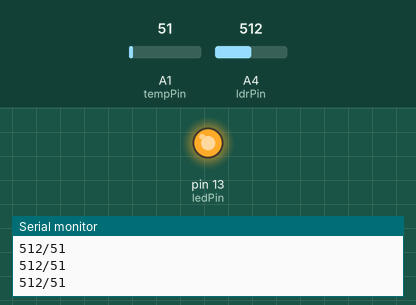
A sketch run on a simulated Arduino Uno, built with avr-gcc and run on an emulated ATmega328P. On the bench: output pins drawn as LEDs (lit = HIGH), the last lines printed to the serial monitor. Inputs (shaded band) come from the test bench; at power-on: A4 (ldrPin) = 512, A1 (tempPin) = 51.

Above: at 1.2 s.
1.3 s: A4 (ldrPin) set to 416
2.8 s: A4 (ldrPin) set to 382
At 4.0 s:
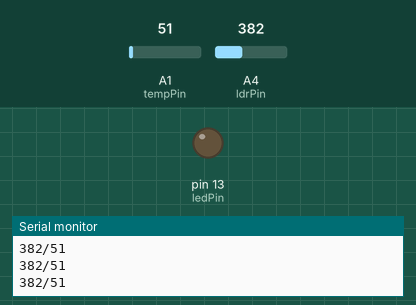
4.3 s: A4 (ldrPin) set to 410
At 4.6 s:
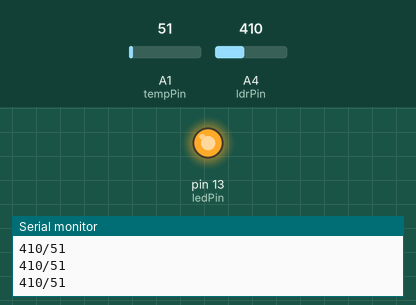
5.8 s: A4 (ldrPin) set to 390
At 6.9 s:
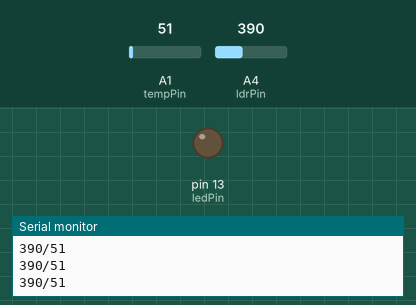
Timing chart, 0 to 8.3 s (numbered marks = the images above; inputs shaded):
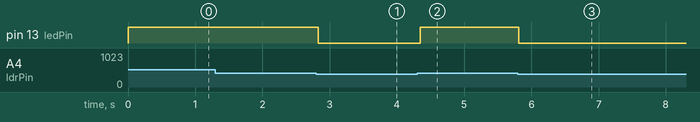

The sketch:

analog_hello_serial_temp.ino
```cpp
const int ldrPin = 4;
const int tempPin = 1;
const int ledPin =  13;      // the number of the LED pin

void setup() {
  // initialize the LED pin as an output:
  pinMode(ledPin, OUTPUT);
  Serial.begin(9600);
}

void loop() {
int light = analogRead(ldrPin);
int temp = analogRead(tempPin);
float t  = temp * 0.48828125; // LM35 vuole una costante
//temp = temp * 0.137;
Serial.print(light);
Serial.print("/");
Serial.println(temp);
 if(light > 400){
digitalWrite(13,HIGH);
}else{
digitalWrite(13,LOW);
}
delay(50);
}
```

Measured:
- the behaviour switches between 401 and 400 on A4 (ldrPin) (found by bisection; images 0 and 1)
- after the input at 2.8 s, pin 13 (ledPin): HIGH → LOW at once
- after the input at 4.3 s, pin 13 (ledPin): LOW → HIGH after 0.05 s
- after the input at 5.8 s, pin 13 (ledPin): HIGH → LOW at once
